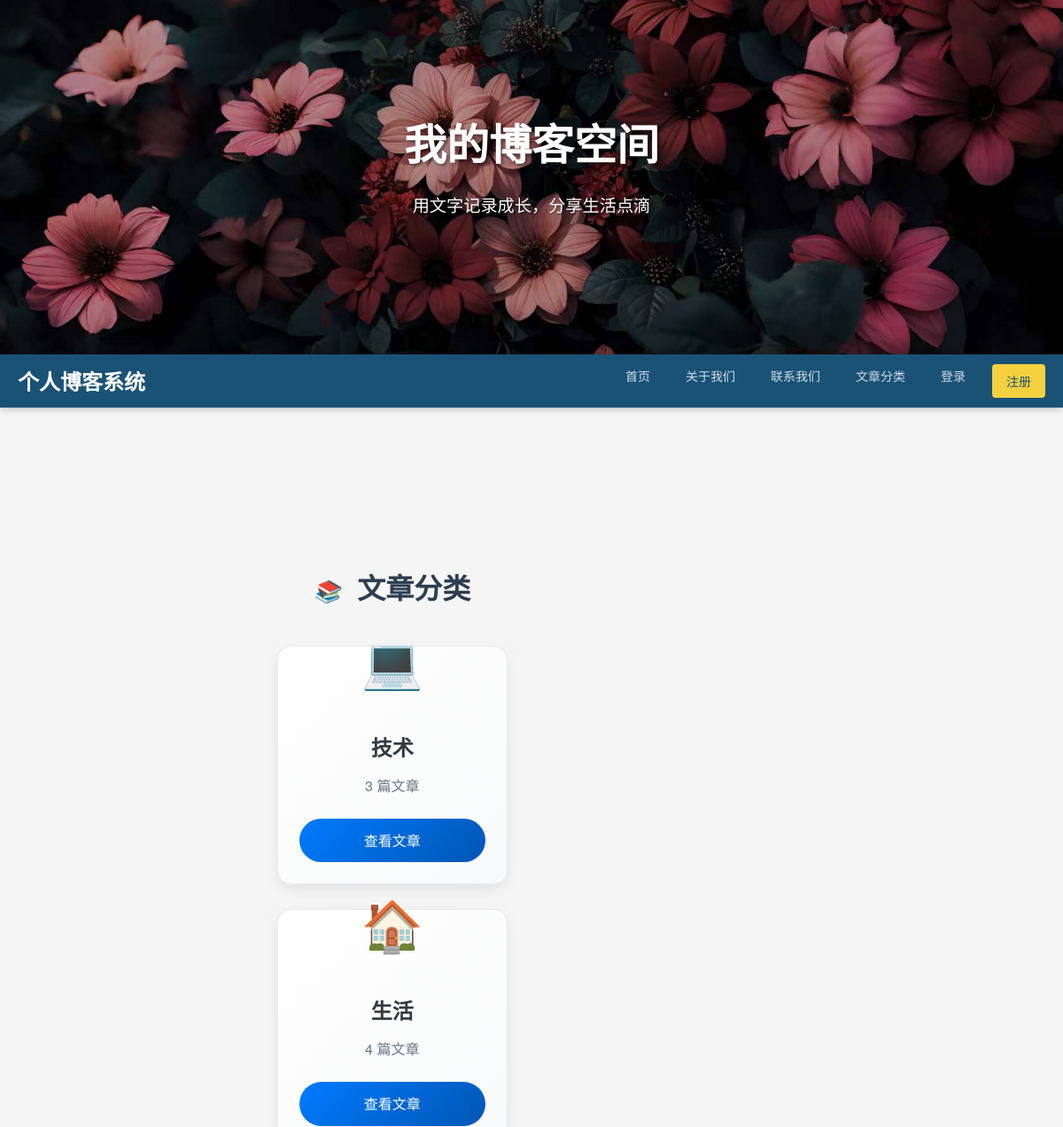
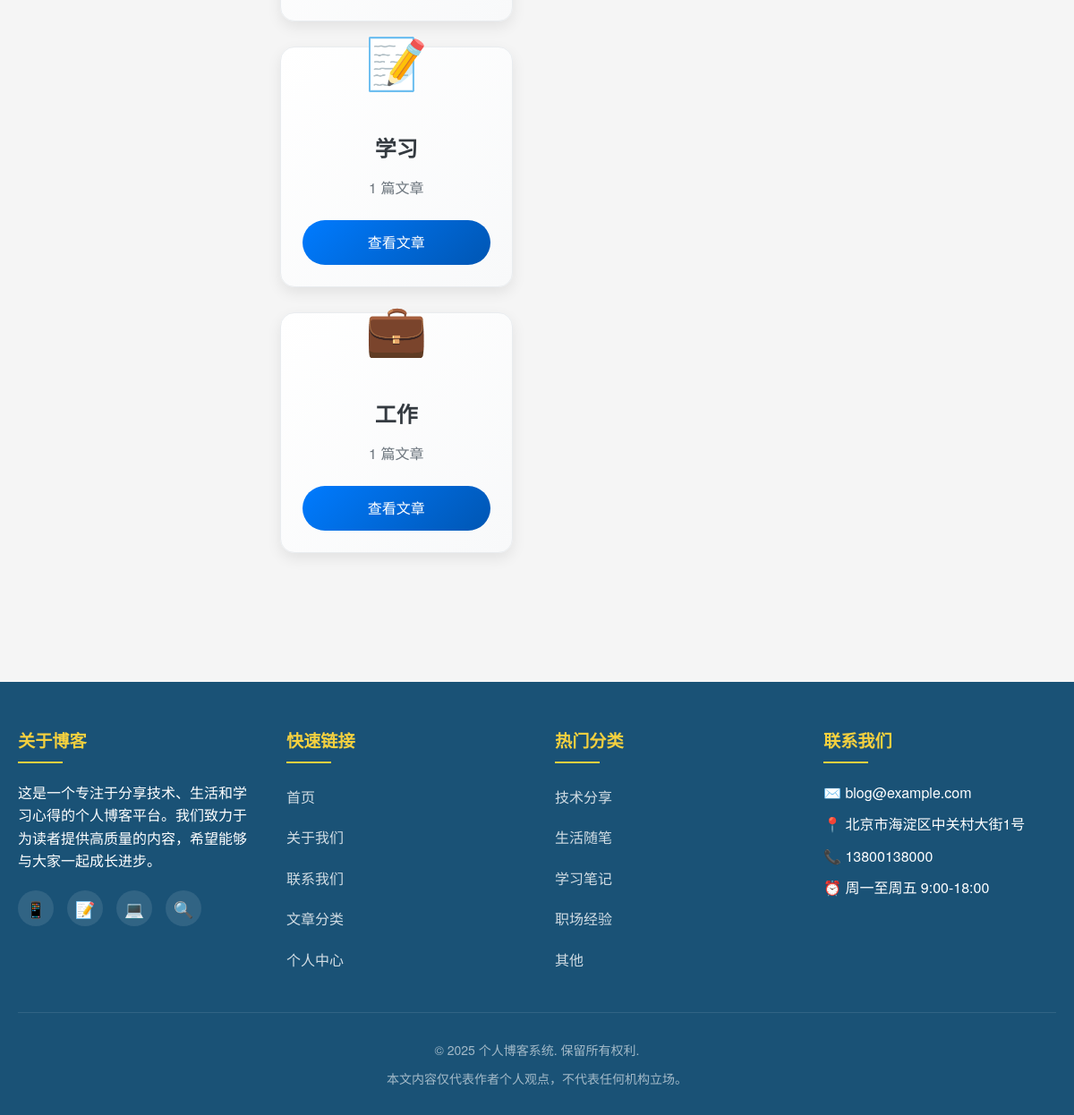
The page /categories on the database its author committed (2 pictures, top to bottom).
### app.py (models this page shows)
class Category(db.Model):
    id = db.Column(db.Integer, primary_key=True)
    name = db.Column(db.String(50), unique=True, nullable=False)
    posts = db.relationship('Post', backref='category', lazy=True)

### app.py (the view)
@app.route('/categories')
def categories():
    categories = Category.query.all()
    return render_template('categories.html', categories=categories)

### app.py (called while the page is built)
@app.context_processor
def inject_user():
    from datetime import datetime
    if 'user_id' in session:
        user = User.query.get(session['user_id'])
        return dict(current_user=user, now=datetime.now())
    return dict(current_user=None, now=datetime.now())

### templates/categories.html (shortened to what this page needs)
{% extends "base.html" %}
{% block content %}
<div class="container mt-5">
    <h2 class="text-center mb-6"><i class="category-icon">📚</i> 文章分类</h2>
    <div class="categories-grid">
        {% for category in categories %}
        <div class="category-card">
            <div class="card-emoji">
                {% if category.name == '技术' or category.name == '编程' %}
                    💻
                {% elif category.name == '生活' or category.name == '日常' %}
                    🏠
                {% elif category.name == '学习' or category.name == '教育' %}
                    📝
                {% elif category.name == '工作' or category.name == '职场' %}
                    💼
                {% else %}
                    📌
                {% endif %}
            </div>
            <div class="card-body">
                <h3 class="card-title">{{ category.name }}</h3>
                <p class="card-count">{{ category.posts|length }} 篇文章</p>
                <a href="{{ url_for('category_posts', category_id=category.id) }}" class="btn-primary">
                    查看文章
                </a>
            </div>
        </div>
        {% endfor %}
    </div>
</div>
{% endblock %}

### templates/categories.html (style rules this page uses)
* { box-sizing: border-box; margin: 0; padding: 0; }
.text-center { text-align: center; font-size: 2rem; font-weight: 700; color: #2c3e50; margin-bottom: 2.5rem; }
.category-icon { margin-right: 10px; font-size: 1.5rem; }
.categories-grid { display: grid; grid-template-columns: repeat(auto-fill, minmax(280px, 1fr)); gap: 2rem; justify-items: center; padding: 0 1rem; }
.category-card { background: linear-gradient(135deg, #ffffff 0%, #f8f9fa 100%); border-radius: 16px; border: 1px solid #e9ecef; box-shadow: 0 6px 16px rgba(0, 0, 0, 0.08); width: 100%; max-width: 320px; overflow: hidden; transition: all 0.4s cubic-bezier(0.175, 0.885, 0.32, 1.275); display: flex; flex-direction: column; position: relative; overflow: visible; }
.card-emoji { font-size: 3.5rem; text-align: center; margin-top: -30px; margin-bottom: 10px; transition: transform 0.3s ease; }
.card-body { padding: 1.5rem; text-align: center; flex: 1; display: flex; flex-direction: column; justify-content: space-between; }
.card-title { font-size: 1.5rem; font-weight: 600; color: #343a40; margin-bottom: 0.75rem; }
.card-count { font-size: 1rem; color: #6c757d; margin-bottom: 1.5rem; }
.btn-primary { display: inline-block; background: linear-gradient(135deg, #007bff 0%, #0056b3 100%); color: white; border: none; padding: 0.75rem 1.5rem; border-radius: 25px; font-weight: 500; text-decoration: none; transition: all 0.3s ease; cursor: pointer; margin-top: auto; }
@media (max-width: 1200px) { .categories-grid { grid-template-columns: repeat(auto-fill, minmax(260px, 1fr)); gap: 1.75rem; } }
.container { max-width: 1200px; margin: 0 auto; padding: 2rem 1rem; }
.category-card { animation: fadeIn 0.5s ease-out; }
.category-card:nth-child(2n) { animation-delay: 0.1s; }
.category-card:nth-child(3n) { animation-delay: 0.2s; }
.category-card:nth-child(4n) { animation-delay: 0.3s; }

### rows shown on the page
Category: name "技术", posts|length "3"
Category: name "生活", posts|length "4"
Category: name "学习", posts|length "1"
Category: name "工作", posts|length "1"
